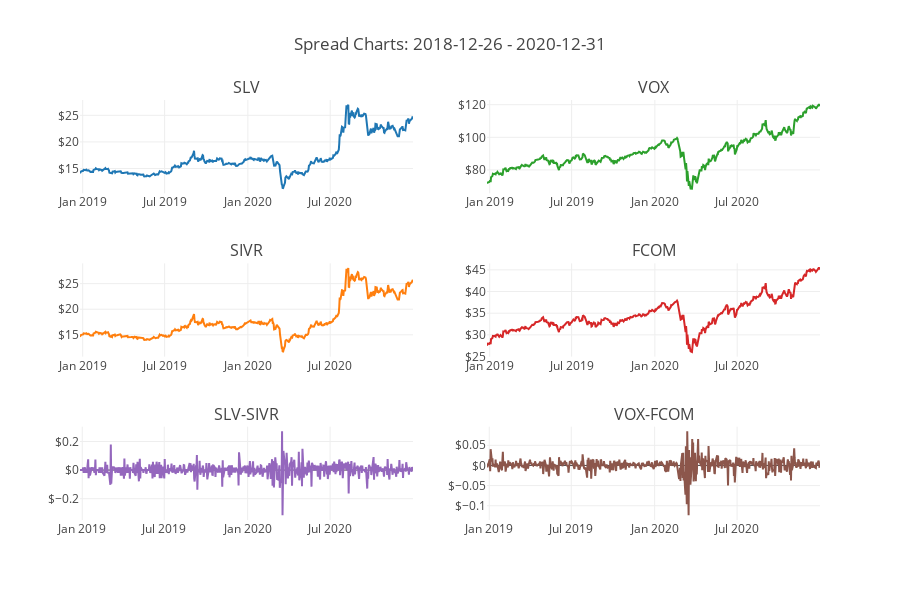

The cell this chart's notebook holds for it:
### Markdown cell above
For context, below is chart of the distribution of daily returns for each spread.
* All of the securities exprienced heightened volatility during the pandemic period
* The mean returns wer 0.001 for SIVR-SLV and 0.001 for FCOM-VOX
* Standard deviation for SIVR-SLV was 0.045 and 0.016 for FCOM-VOX

### Code cell
utils.make_spread_charts(pairs, df_data, "Spread Charts", price_col="adj_close")

### Figure 1 — Plotly figure (JSON) as saved in the notebook; plotly's stock layout.template omitted (floating-point values rounded to 4 significant figures; data arrays with more than 128 entries replaced by an {"elided": "..."} marker saying what was removed)
{"data": [{"name": "SLV", "type": "scatter", "x": {"elided": "509 str values"}, "xaxis": "x", "y": {"elided": "509 float values"}, "yaxis": "y"}, {"name": "SIVR", "type": "scatter", "x": {"elided": "509 str values"}, "xaxis": "x3", "y": {"elided": "509 float values"}, "yaxis": "y3"}, {"name": "VOX", "type": "scatter", "x": {"elided": "509 str values"}, "xaxis": "x2", "y": {"elided": "509 float values"}, "yaxis": "y2"}, {"name": "FCOM", "type": "scatter", "x": {"elided": "509 str values"}, "xaxis": "x4", "y": {"elided": "509 float values"}, "yaxis": "y4"}, {"name": "SLV-SIVR", "type": "scatter", "x": {"elided": "508 str values"}, "xaxis": "x5", "y": {"elided": "508 float values"}, "yaxis": "y5"}, {"name": "VOX-FCOM", "type": "scatter", "x": {"elided": "508 str values"}, "xaxis": "x6", "y": {"elided": "508 float values"}, "yaxis": "y6"}], "layout": {"annotations": [{"font": {"size": 16}, "showarrow": false, "text": "SLV", "x": 0.225, "xanchor": "center", "xref": "paper", "y": 1, "yanchor": "bottom", "yref": "paper"}, {"font": {"size": 16}, "showarrow": false, "text": "VOX", "x": 0.775, "xanchor": "center", "xref": "paper", "y": 1, "yanchor": "bottom", "yref": "paper"}, {"font": {"size": 16}, "showarrow": false, "text": "SIVR", "x": 0.225, "xanchor": "center", "xref": "paper", "y": 0.6111, "yanchor": "bottom", "yref": "paper"}, {"font": {"size": 16}, "showarrow": false, "text": "FCOM", "x": 0.775, "xanchor": "center", "xref": "paper", "y": 0.6111, "yanchor": "bottom", "yref": "paper"}, {"font": {"size": 16}, "showarrow": false, "text": "SLV-SIVR", "x": 0.225, "xanchor": "center", "xref": "paper", "y": 0.2222, "yanchor": "bottom", "yref": "paper"}, {"font": {"size": 16}, "showarrow": false, "text": "VOX-FCOM", "x": 0.775, "xanchor": "center", "xref": "paper", "y": 0.2222, "yanchor": "bottom", "yref": "paper"}], "autosize": true, "height": 600, "showlegend": false, "title": {"text": "Spread Charts: 2018-12-26 - 2020-12-31"}, "xaxis": {"anchor": "y", "domain": [0, 0.45]}, "xaxis2": {"anchor": "y2", "domain": [0.55, 1]}, "xaxis3": {"anchor": "y3", "domain": [0, 0.45]}, "xaxis4": {"anchor": "y4", "domain": [0.55, 1]}, "xaxis5": {"anchor": "y5", "domain": [0, 0.45]}, "xaxis6": {"anchor": "y6", "domain": [0.55, 1]}, "yaxis": {"anchor": "x", "domain": [0.7778, 1], "tickprefix": "$"}, "yaxis2": {"anchor": "x2", "domain": [0.7778, 1], "tickprefix": "$"}, "yaxis3": {"anchor": "x3", "domain": [0.3889, 0.6111], "tickprefix": "$"}, "yaxis4": {"anchor": "x4", "domain": [0.3889, 0.6111], "tickprefix": "$"}, "yaxis5": {"anchor": "x5", "domain": [0, 0.2222], "tickprefix": "$"}, "yaxis6": {"anchor": "x6", "domain": [0, 0.2222], "tickprefix": "$"}}}
